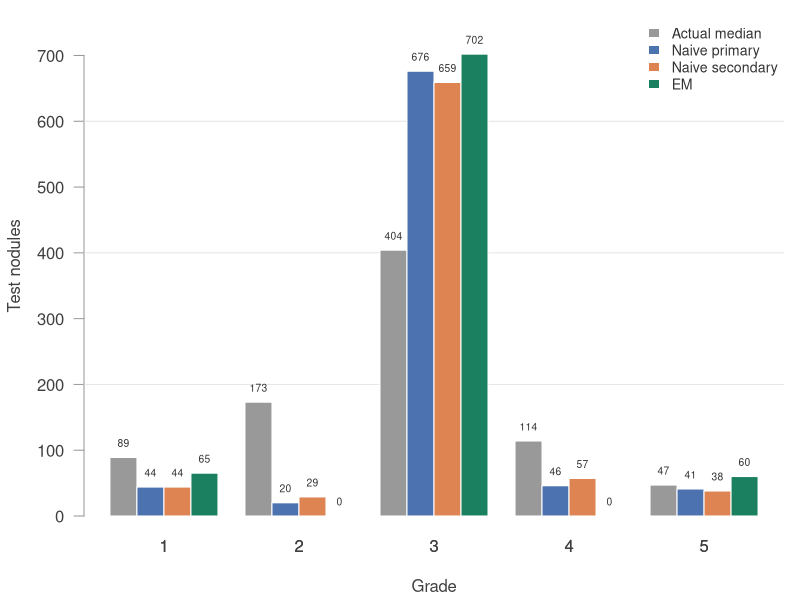

Write the R code that produced this figure.
# Run from the repository root:
#   Rscript codes/plots/model-testing/predicted-grade-counts.R

d <- read.csv("data/processed/test_predictions.csv")
tab <- sapply(list(Actual = d$mal_median, Primary = d$pred_primary,
                   Secondary = d$pred_secondary, EM = d$pred_em), tabulate, nbins = 5)
cols <- c("grey60", "#4c72b0", "#dd8452", "#1a8060")

pdf("codes/plots/model-testing/predicted-grade-counts.pdf", width = 7.5, height = 4)
par(mar = c(4.2, 4.2, 0.8, 0.8), las = 1, col.axis = "grey25", col.lab = "grey25", fg = "grey60")
bp <- barplot(t(tab), beside = TRUE, col = cols, border = "white", names.arg = 1:5,
              xlab = "Grade", ylab = "Test nodules", ylim = c(0, 760))
abline(h = seq(200, 600, 200), col = "grey90")
barplot(t(tab), beside = TRUE, col = cols, border = "white", names.arg = 1:5, add = TRUE,
        axes = FALSE)
text(bp, t(tab) + 22, t(tab), cex = 0.62, col = "grey20")
legend("topright", c("Actual median", "Naive primary", "Naive secondary", "EM"), fill = cols,
       border = NA, bty = "n", cex = 0.85, text.col = "grey20")
invisible(dev.off())
